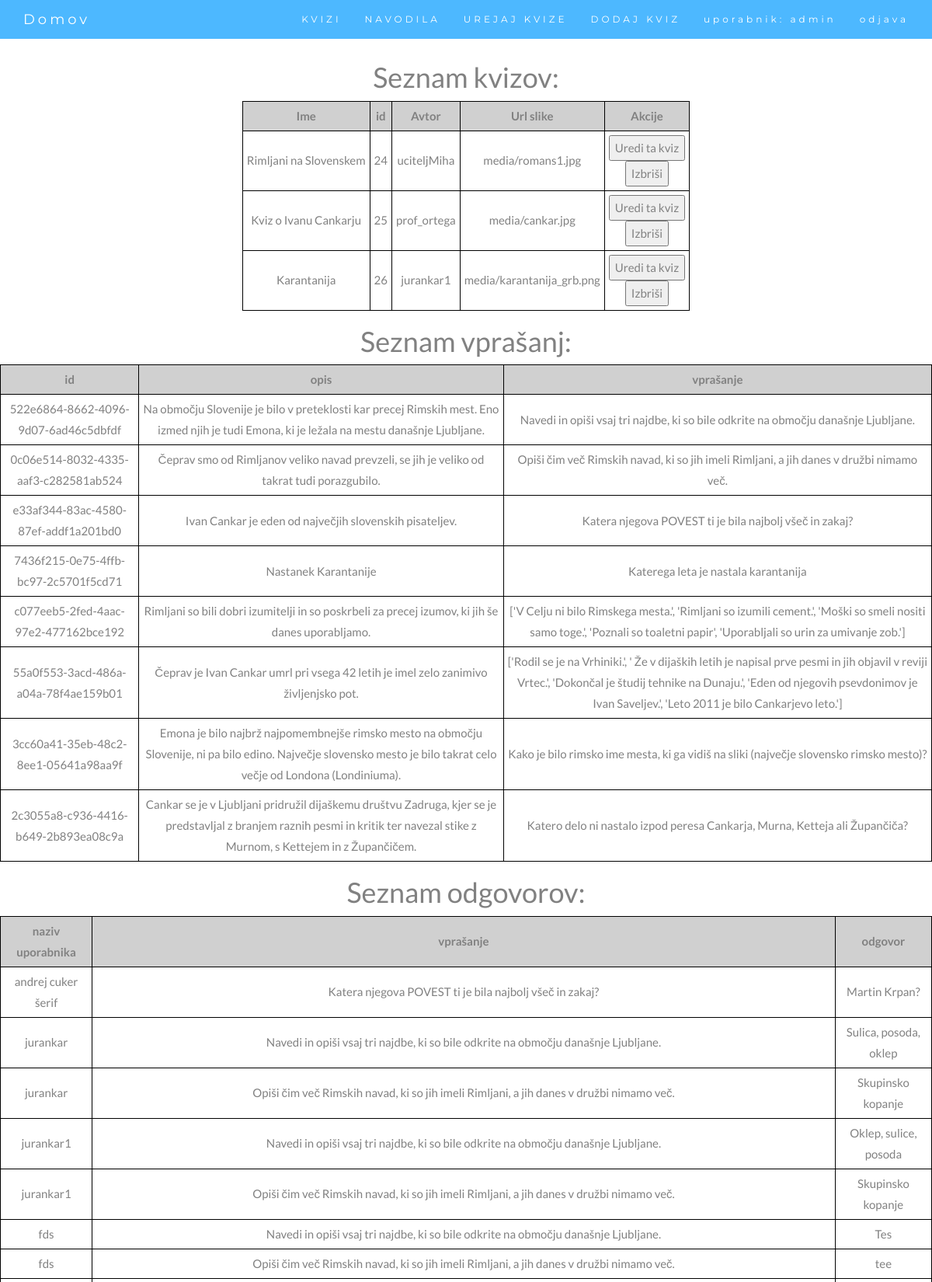
/quiz_manager (signed in, upper part), run on the app's committed database.
### webapp/models.py (models this page shows)
class dbQuiz(models.Model):
    id = models.BigAutoField(primary_key=True)
    name = models.CharField(max_length=200, default="Kviz 1")
    author = models.CharField(max_length=200)
    password = models.CharField(max_length=200, default="hec") # geslo za kviz (da ni vsak kviz dostopen vsakomur)   --> Can we remove this?
    datoteka = models.FileField(upload_to='media/')
    created_at = models.DateTimeField(auto_now_add=True)
    updated_at = models.DateTimeField(auto_now=True)

class OpisnoModel(models.Model):
    id = models.UUIDField(primary_key=True, default=uuid.uuid4, editable=False)
    leto = models.IntegerField(default=0)
    kviz = models.ForeignKey(dbQuiz, on_delete=CASCADE, null=True)
    opis = models.CharField(max_length=1000)
    longitude = models.FloatField(default=14.50857) # koordinate za leaflet (bomo spremenili na koncu)
    latitude = models.FloatField(default=46.04906)
    vprasanje = models.CharField(max_length=1000) # seznam vprašanj, odvisno od tipa
    pozicijaOznake = models.CharField(max_length=1000, default="err")

class PravilnoNepravilnoModel(models.Model):
    id = models.UUIDField(primary_key=True, default=uuid.uuid4, editable=False)
    leto = models.IntegerField(default=0)
    kviz = models.ForeignKey(dbQuiz, on_delete=CASCADE, null=True)
    opis = models.CharField(max_length=1000)
    longitude = models.FloatField(default=14.50857) # koordinate za leaflet (bomo spremenili na koncu)
    latitude = models.FloatField(default=46.04906)
    vprasanje = models.CharField(max_length=1000, default="nan") # seznam vprašanj
    pravilni_odgovor = models.CharField(max_length=1000, default="nan") # seznam pravilnih odgovorov
    pozicijaOznake = models.CharField(max_length=1000, default="err")

class IzberiOdgovorModel(models.Model):
    id = models.UUIDField(primary_key=True, default=uuid.uuid4, editable=False)
    leto = models.IntegerField(default=0)
    kviz = models.ForeignKey(dbQuiz, on_delete=CASCADE, null=True)
    opis = models.CharField(max_length=1000)
    longitude = models.FloatField(default=14.50857) # koordinate za leaflet (bomo spremenili na koncu)
    latitude = models.FloatField(default=46.04906)
    vprasanje = models.CharField(max_length=100)
    odgovor1 = models.CharField(max_length=100, default="nan")
    odgovor2 = models.CharField(max_length=100, default="nan")
    odgovor3 = models.CharField(max_length=100, default="nan")
    odgovor4 = models.CharField(max_length=100, default="nan")
    odgovor5 = models.CharField(max_length=100, default="nan")
    pravilni_odgovor = models.IntegerField() # številka pravilnega odgovora
    pozicijaOznake = models.CharField(max_length=1000, default="err")

class OdgovorOpisnoModel(models.Model):
    id = models.UUIDField(primary_key=True, default=uuid.uuid4, editable=False)
    user = models.CharField(max_length=30)
    vprasanje = models.ForeignKey(OpisnoModel, on_delete=CASCADE)
    odgovori = models.CharField(max_length=1000)

### webapp/views.py (the view)
# urls.py: path('quiz_manager', views.quiz_manager, name='question_manager'),
@login_required
def quiz_manager(request,kviz=None):
    try:
        kvizi = dbQuiz.objects.all()
    except:
        kvizi = []
    vprasanja = []
    vprasanja += OpisnoModel.objects.all()
    vprasanja += PravilnoNepravilnoModel.objects.all()
    vprasanja += IzberiOdgovorModel.objects.all()
    odgovori = []
    odgovori += OdgovorOpisnoModel.objects.all()
    odgovori += OdgovorPravilnoNepravilnoModel.objects.all()
    odgovori += OdgovorIzberiOdgovorModel.objects.all()
    return render(request, "quiz_manager.html", {'kvizi': kvizi, 'vprasanja': vprasanja, 'odgovori': odgovori})

### templates/quiz_manager.html (shortened to what this page needs)
{% extends "skeleton.html" %}
{% block content %}
    <h1>Seznam kvizov:</h1>
    <table style="border: 1px solid black;">
        <tr>
            <th>Ime</th>
            <th>id</th>
            <th>Avtor</th>
            <th>Url slike</th>
            <th>Akcije</th>
        </tr>
        {% for i in kvizi %}
            <tr>
                <td>{{i.name}}</td>
                <td>{{i.id}}</td>
                <td>{{i.author}}</td>
                <td>{{i.datoteka}}</td>
                <td>
                    <form action="/quiz_manager/{{i.id}}/" method="get">
                        <input type="submit" value="Uredi ta kviz">
                    </form>
                    <form action="/delete_quiz/{{i.id}}/" method="post">
                        <input type="submit" value="Izbriši">
                    </form>
                </td>
            </tr>
        {%endfor%}
    </table>
    <table>
        <h1>Seznam vprašanj:</h1>
        <tr>
            <th>id</th>
            <th>opis</th>
            <th>vprašanje</th>
        </tr>
            {% for j in vprasanja %}
            <tr>
                <td>{{j.id}}</td>
                <td>{{j.opis}}</td>
                <td>{{j.vprasanje}}</td>
            </tr>
        {%endfor%}
    </table>
    <table>
        <h1>Seznam odgovorov:</h1>
        <tr>
            <th>naziv uporabnika</th>
            <th>vprašanje</th>
            <th>odgovor</th>
        </tr>
            {% for j in odgovori %}
            <tr>
                <td>{{j.user}}</td>
                <td>{{j.vprasanje.vprasanje}}</td>
                <td>{{j.odgovori}}</td>
            </tr>
            {%endfor%}
    </table>
{% endblock content %}

### templates/skeleton.html (shortened to what this page needs)
{% load static %}
<!DOCTYPE html>
<html lang="en">
    <head>
      <link rel="stylesheet" href="https://maxcdn.bootstrapcdn.com/bootstrap/3.4.1/css/bootstrap.min.css">
      <link rel="stylesheet" href="http://cdn.leafletjs.com/leaflet-0.7/leaflet.css" />
      <link rel="stylesheet" href="{% static 'webapp/style.css' %}">
    </head>
    <body id="myPage" data-spy="scroll" data-target=".navbar" data-offset="60">
        <div style="text-align:center">
              <nav class="navbar navbar-default navbar-fixed-top">
                <div class="container">
                  <div class="navbar-header">
                    <a class="navbar-brand" href="/homePage">Domov</a>
                  </div>
                  <div class="collapse navbar-collapse" id="myNavbar">
                    <ul class="nav navbar-nav navbar-right">
                      <li><a href="/homePage#kvizi">KVIZI</a></li>
                      <li><a href="/navodila">NAVODILA</a></li>
                      {% if not request.user.is_anonymous %}
                          <li><a href="/homePage#uredi">UREJAJ KVIZE</a></li>
                          <li><a href="/homePage#dodaj">DODAJ KVIZ</a></li>
                      {% endif %}
                      {% if not request.user.is_anonymous %}
                          <li><a>uporabnik: {{request.user}}</a></li>
                          <li><a href="/logout/">odjava</a></li>
                      {% else %}
                          <li><a href="/login/">prijava</a></li>
                      {% endif %}
                    </ul>
                  </div>
                </div>
              </nav>
            <div style="margin-top:80px">
                {% block content %} {% endblock content %}
            </div>
        </div>
    </body>
</html>

### webapp/static/webapp/style.css (style rules this page uses)
body { font: 400 15px Lato, sans-serif; line-height: 1.8; color: #818181; }
.navbar { margin-bottom: 0; background-color: #4db8ff; z-index: 9999; border: 0; font-size: 12px !important; line-height: 1.42857143 !important; letter-spacing: 4px; border-radius: 0; font-family: Montserrat, sans-serif; }
.navbar li a, .navbar .navbar-brand { color: #fff !important; }
table { margin-left: auto; margin-right: auto; }

### templates/quiz_manager.html (style rules this page uses)
table, th, td, tr { border: 1px solid black; }
td, th { text-align: center; padding: 5px; }
th { background-color: rgb(208, 208, 208); }

### data on the page
dbQuiz: name "Rimljani na Slovenskem", id "24", author "uciteljMiha", datoteka "media/romans1.jpg"
dbQuiz: name "Kviz o Ivanu Cankarju", id "25", author "prof_ortega", datoteka "media/cankar.jpg"
dbQuiz: name "Karantanija", id "26", author "jurankar1", datoteka "media/karantanija_grb.png"
OpisnoModel: id "522e6864-8662-4096-9d07-6ad46c5dbfdf", opis "Na območju Slovenije je bilo v preteklosti kar precej Rimskih mest. Eno izmed njih je tudi Emona, ki je ležala na mestu današnje Ljubljane.", vprasanje "Navedi in opiši vsaj tri najdbe, ki so bile odkrite na območju današnje Ljubljane."
OpisnoModel: id "0c06e514-8032-4335-aaf3-c282581ab524", opis "Čeprav smo od Rimljanov veliko navad prevzeli, se jih je veliko od takrat tudi porazgubilo.", vprasanje "Opiši čim več Rimskih navad, ki so jih imeli Rimljani, a jih danes v družbi nimamo več."
OpisnoModel: id "e33af344-83ac-4580-87ef-addf1a201bd0", opis "Ivan Cankar je eden od največjih slovenskih pisateljev.", vprasanje "Katera njegova POVEST ti je bila najbolj všeč in zakaj?"
OpisnoModel: id "7436f215-0e75-4ffb-bc97-2c5701f5cd71", opis "Nastanek Karantanije", vprasanje "Katerega leta je nastala karantanija"
PravilnoNepravilnoModel: id "c077eeb5-2fed-4aac-97e2-477162bce192", opis "Rimljani so bili dobri izumitelji in so poskrbeli za precej izumov, ki jih še danes uporabljamo.", vprasanje "['V Celju ni bilo Rimskega mesta.', 'Rimljani so izumili cement.', 'Moški so smeli nositi samo toge.', 'Poznali so toaletni papir', 'Uporabljali so urin za umivanje zob.']"
PravilnoNepravilnoModel: id "55a0f553-3acd-486a-a04a-78f4ae159b01", opis "Čeprav je Ivan Cankar umrl pri vsega 42 letih je imel zelo zanimivo življenjsko pot.", vprasanje "['Rodil se je na Vrhiniki.', ' Že v dijaških letih je napisal prve pesmi in jih objavil v reviji Vrtec.', 'Dokončal je študij tehnike na Dunaju.', 'Eden od njegovih psevdonimov je Ivan Saveljev.', 'Leto 2011 je bilo Cankarjevo leto.']"
IzberiOdgovorModel: id "3cc60a41-35eb-48c2-8ee1-05641a98aa9f", opis "Emona je bilo najbrž najpomembnejše rimsko mesto na območju Slovenije, ni pa bilo edino. Največje slovensko mesto je bilo takrat celo večje od Londona (Londiniuma).", vprasanje "Kako je bilo rimsko ime mesta, ki ga vidiš na sliki (največje slovensko rimsko mesto)?"
IzberiOdgovorModel: id "2c3055a8-c936-4416-b649-2b893ea08c9a", opis "Cankar se je v Ljubljani pridružil dijaškemu društvu Zadruga, kjer se je predstavljal z branjem raznih pesmi in kritik ter navezal stike z Murnom, s Kettejem in z Župančičem.", vprasanje "Katero delo ni nastalo izpod peresa Cankarja, Murna, Ketteja ali Župančiča?"
OdgovorOpisnoModel: user "andrej cuker šerif", vprasanje.vprasanje "Katera njegova POVEST ti je bila najbolj všeč in zakaj?", odgovori "Martin Krpan?"
OdgovorOpisnoModel: user "jurankar", vprasanje.vprasanje "Navedi in opiši vsaj tri najdbe, ki so bile odkrite na območju današnje Ljubljane.", odgovori "Sulica, posoda, oklep"
OdgovorOpisnoModel: user "jurankar", vprasanje.vprasanje "Opiši čim več Rimskih navad, ki so jih imeli Rimljani, a jih danes v družbi nimamo več.", odgovori "Skupinsko kopanje"
OdgovorOpisnoModel: user "jurankar1", vprasanje.vprasanje "Navedi in opiši vsaj tri najdbe, ki so bile odkrite na območju današnje Ljubljane.", odgovori "Oklep, sulice, posoda"
OdgovorOpisnoModel: user "jurankar1", vprasanje.vprasanje "Opiši čim več Rimskih navad, ki so jih imeli Rimljani, a jih danes v družbi nimamo več.", odgovori "Skupinsko kopanje"
OdgovorOpisnoModel: user "fds", vprasanje.vprasanje "Navedi in opiši vsaj tri najdbe, ki so bile odkrite na območju današnje Ljubljane.", odgovori "Tes"
OdgovorOpisnoModel: user "fds", vprasanje.vprasanje "Opiši čim več Rimskih navad, ki so jih imeli Rimljani, a jih danes v družbi nimamo več.", odgovori "tee"

### other printed values
{{ request.user }} "admin"
